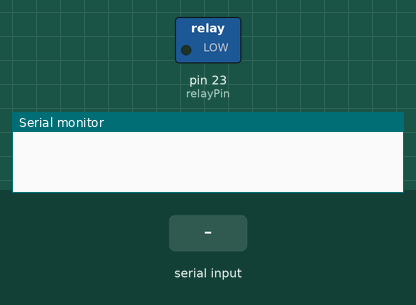
This sketch was run on a simulated Arduino Mega 2560, built with avr-gcc and run on an emulated ATmega2560. Shown: switched loads named in the sketch (green lamp = pin HIGH), the last lines printed to the serial monitor. The test bench sets the inputs (shaded band).

Above: at 1.2 s.
1.3 s: "on" received over Serial
At 3.0 s:
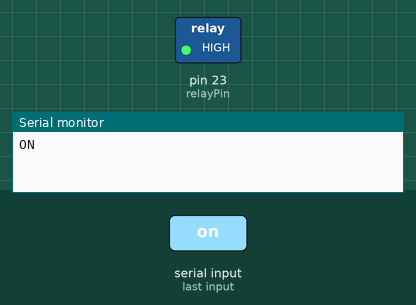
3.8 s: "off" received over Serial
At 6.1 s:
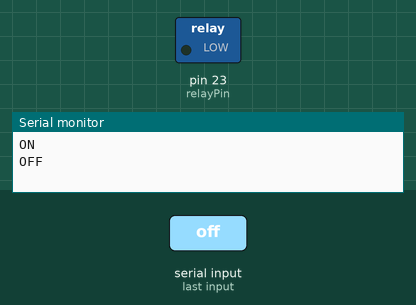
Timing chart, 0 to 7.6 s (numbered marks = the images above; inputs shaded):
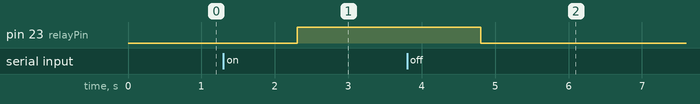

The sketch:

Relay_test.ino
```cpp
int relayPin = 23;

void setup() {
  pinMode(relayPin, OUTPUT);
  Serial.begin(9600);
}

void loop() {
  if (Serial.available()) {
    String cmd = Serial.readString();
    if (cmd == "on") {
      digitalWrite(relayPin, HIGH);
      Serial.println("ON");
    } else if (cmd == "off") {
      digitalWrite(relayPin, LOW);
      Serial.println("OFF");
    }
  }
}
```

Measured:
- after the input at 1.3 s, pin 23 (relayPin): LOW → HIGH after 1.0 s
- after the input at 3.8 s, pin 23 (relayPin): HIGH → LOW after 1.0 s
